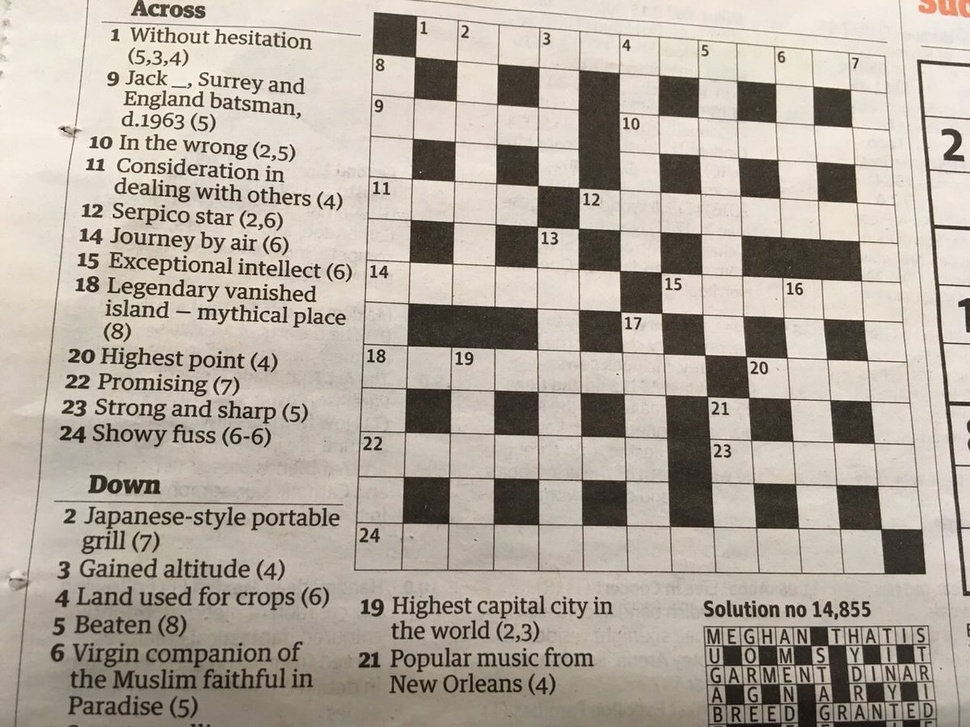
#> input picture assets/crossword.jpg, 970 x 727 px, shrunk from 1200 x 900 before the run
$ python thresholding_crossword.py
#> lines starting #> are read from the running program, lines starting #| are printed output that depends on the picture; after the words box and inside, x2 and y2 are one past the last pixel; in counts of white or black regions, pixels touching at a corner belong together
import cv2
import matplotlib.pyplot as plt

# read in image in gray scale
img = cv2.imread('../assets/crossword.jpg', 0)
#> img: shape (727, 970); min 1, max 255, mean 170

# simple binary threshold
ret, thresh_img = cv2.threshold(img, 127, 255, cv2.THRESH_BINARY)
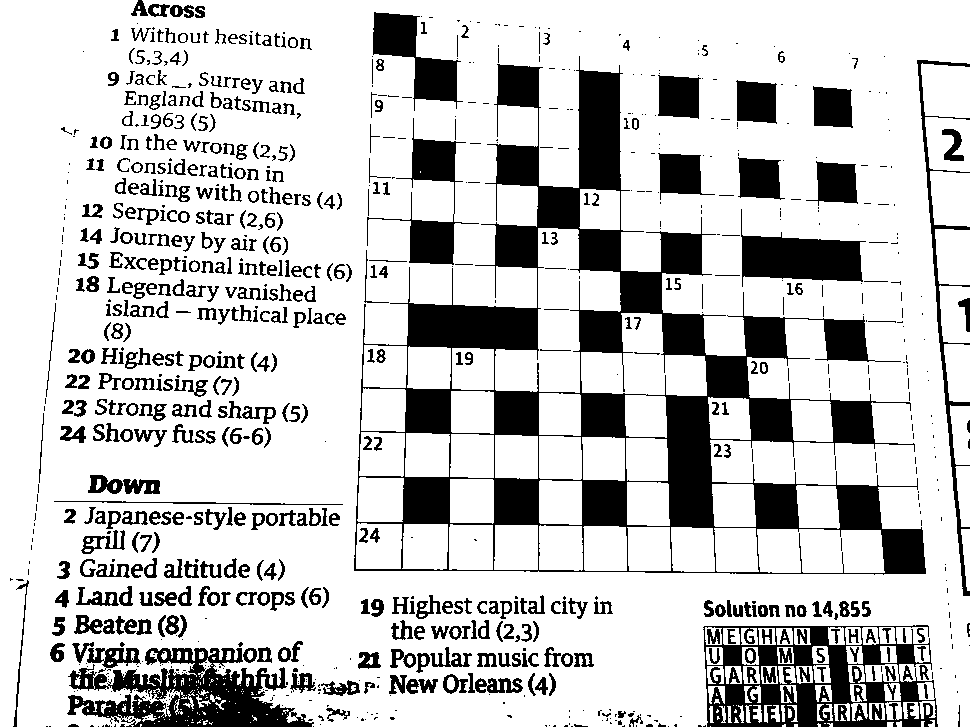
#> thresh_img: shape (727, 970); 78.3% white; 927 black regions (415 under 20 px), largest, box (x1, y1, x2, y2) and area: (354, 56, 926, 575) 63303, (703, 625, 938, 727) 11292, (67, 648, 314, 727) 9696

# adaptive threshold using pixel neighborhood (block size as odd int) and constant
thresh_img2 = cv2.adaptiveThreshold(img, 255, cv2.ADAPTIVE_THRESH_MEAN_C, cv2.THRESH_BINARY, 11, 8)
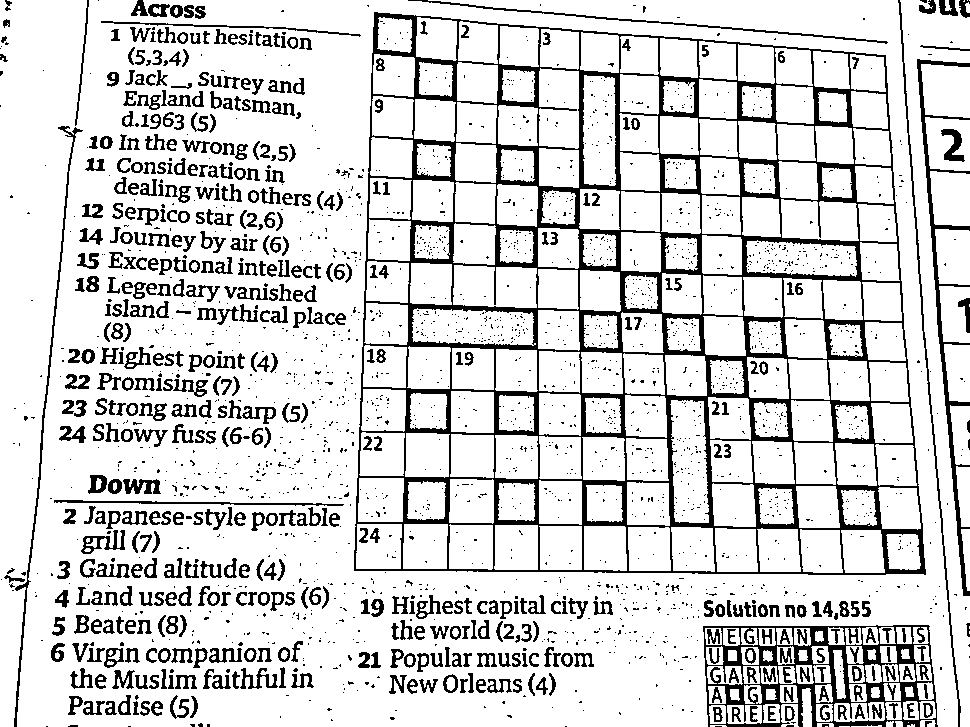
#> thresh_img2: shape (727, 970); 83.7% white; 2515 black regions (1984 under 20 px), largest, box (x1, y1, x2, y2) and area: (354, 12, 926, 575) 45635, (703, 625, 938, 727) 7083, (917, 59, 970, 596) 3028

blended = cv2.addWeighted(src1=thresh_img, alpha=0.6, src2=thresh_img2, beta=0.4, gamma=0)
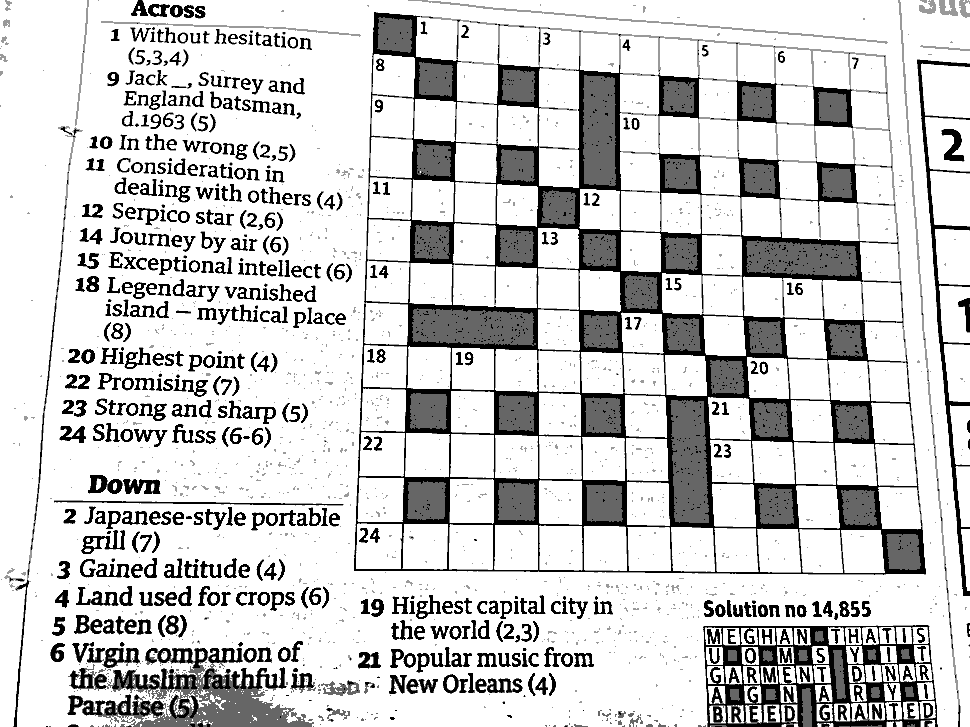
#> blended: shape (727, 970); min 0, max 255, mean 205.2

plt.imshow(blended, cmap='gray')
plt.show()

$ run again, with assets/bricks.jpg copied over assets/crossword.jpg
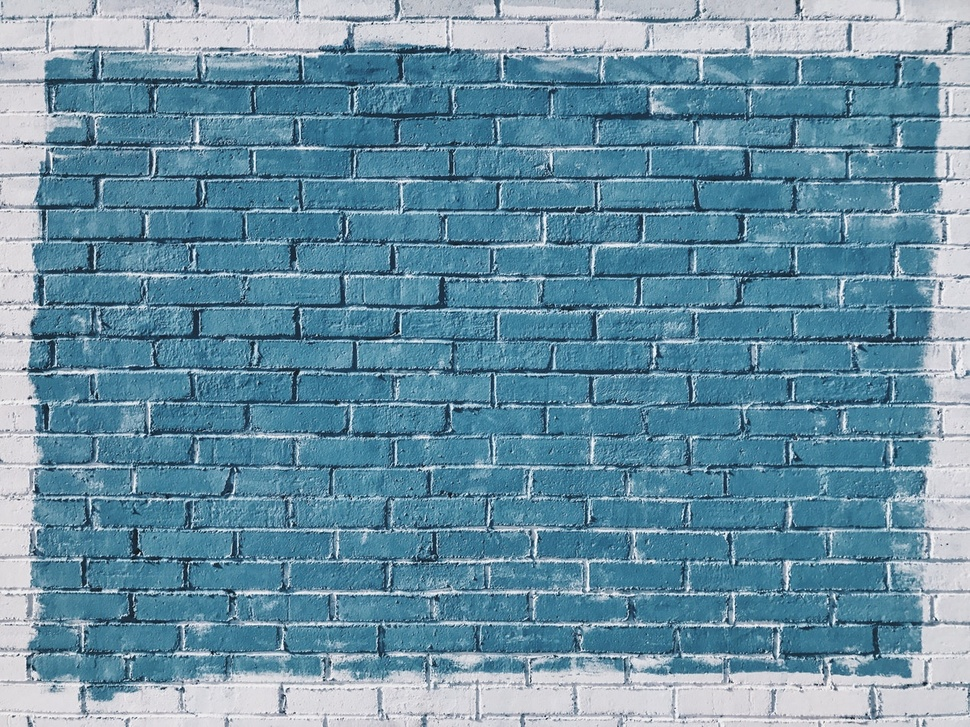
#> input picture assets/bricks.jpg, 970 x 727 px, shrunk from 1267 x 950 before the run
#> `ret, thresh_img = cv2.threshold(img, 127, 255, cv2.THRESH_BINARY)`:
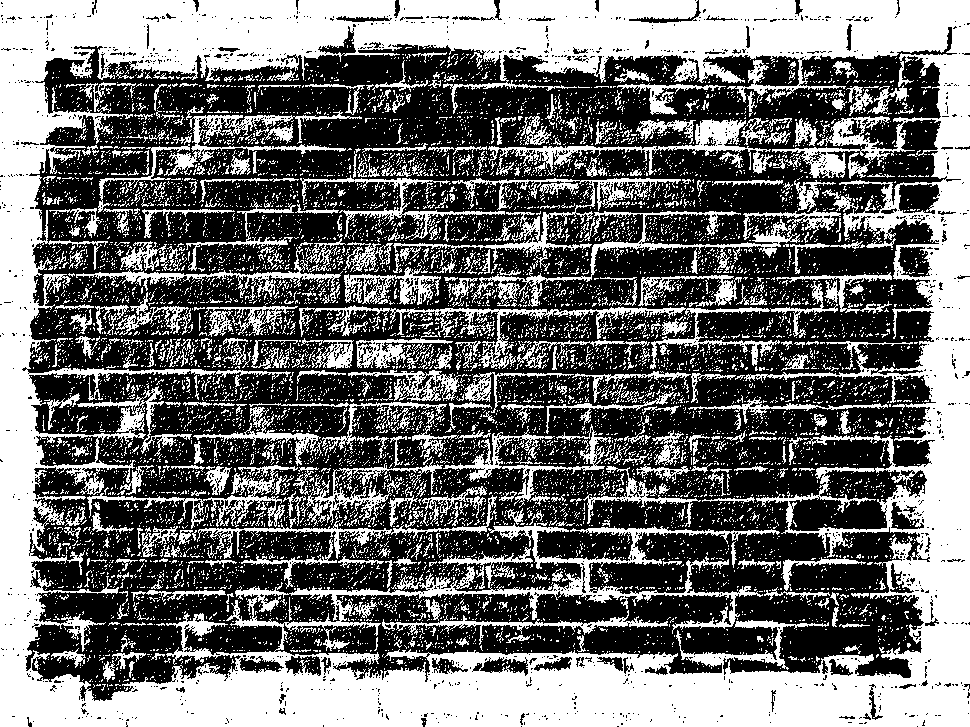
#> thresh_img: shape (727, 970); 42.9% white; 10161 white regions (9658 under 20 px), largest, box (x1, y1, x2, y2) and area: (0, 0, 970, 727) 191613, (299, 305, 780, 369) 4199, (471, 208, 841, 307) 3904
#> thresh_img2: shape (727, 970); 67.5% white; black in thin lines or dots
#> `blended = cv2.addWeighted(src1=thresh_img, alpha=0.6, src2=thresh_img2..`:
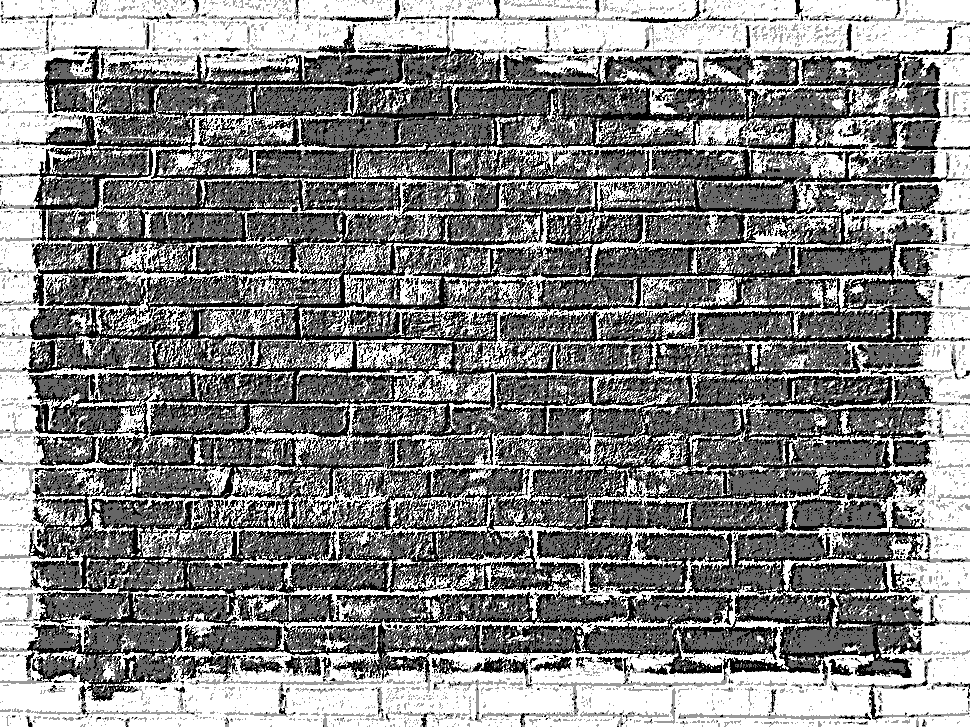
#> blended: shape (727, 970); min 0, max 255, mean 134.5
